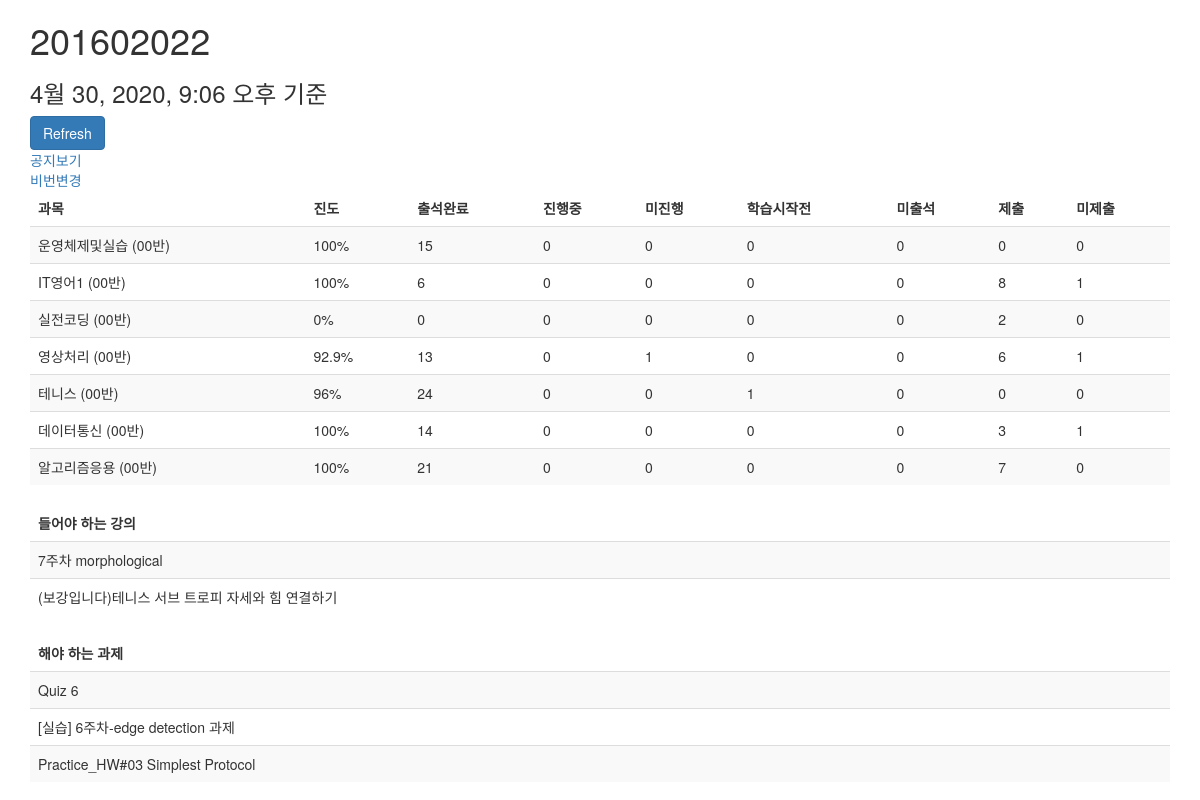
Page /elearn/ (signed in) on the committed database.
### login/models.py (models this page shows)
class Profile(models.Model):
	user = models.OneToOneField(User, on_delete=models.CASCADE)
	portal_id = models.CharField(max_length=50)
	portal_pw = models.CharField(max_length=50)
	last_update = models.DateTimeField(default=timezone.now)

### elearn_data/models.py (models this page shows, shortened)
class ElearnData(models.Model):
    userID = models.ForeignKey(Profile, on_delete=models.CASCADE)
    title = models.TextField()
    percentage = models.TextField()
    video0 = models.IntegerField()
    video1 = models.IntegerField()
    video2 = models.IntegerField()
    video3 = models.IntegerField()
    video4 = models.IntegerField()
    report0 = models.IntegerField()
    report1 = models.IntegerField()
    videos2watch = models.TextField(default="")
    reports2do = models.TextField(default="")

### cse_notice/views.py (the view)
# urls.py: path('elearn/', notices.elearn, name='elearn'),
def elearn(request):
	profile = Profile.objects.get(user=request.user)
	context = ec.get_context(profile)
	if request.method == "POST":
		context = ec.fetch_and_save(profile)
	return render(request, 'notice/elearn.html', context)

### elearn_crawler.py (called while the page is built)
def get_context(profile):
    elearns = ElearnData.objects.filter(userID=profile)
    videos2watch = []
    reports2do = []
    for data in elearns:
        videos = json.loads(data.videos2watch)
        for video in videos:
            videos2watch.append(video)
        reports = json.loads(data.reports2do)
        for report in reports:
            reports2do.append(report)
    context = {
        'profile': profile,
        'classes': elearns,
        'videos': videos2watch,
        'reports': reports2do,
    }
    return context

### templates/notice/elearn.html (shortened to what this page needs)
<!DOCTYPE html>
<html lang="en">
<head>
  <link rel="stylesheet" href="http://maxcdn.bootstrapcdn.com/bootstrap/3.3.6/css/bootstrap.min.css">
</head>
<body>
<div class="container">
    <h1>{{profile.portal_id}}</h1>
    <h3>{{profile.last_update}} 기준</h3>
    <form method="POST" action="{% url 'elearn'%}">
        <input type="submit" class="btn btn-primary" value="Refresh">
        <div>
			<a href="{% url 'notice' %}" class="txt1">
				공지보기
			</a>
        </div>
        <div>
			<a href="{% url 'setting' %}" class="txt1">
				비번변경
			</a>
        </div>
    </form>
    <table class="table table-striped">
        <thead>
            <tr>
                <td><B>과목</B></td>
                <td><B>진도</B></td>
                <td><B>출석완료</B></td>
                <td><B>진행중</B></td>
                <td><B>미진행</B></td>
                <td><B>학습시작전</B></td>
                <td><B>미출석</B></td>
                <td><B>제출</B></td>
                <td><B>미제출</B></td>
            </tr>
        </thead>
        <tbody>
            {% for class in classes %}
            <tr>
                <td>{{class.title}}</td>
                <td>{{class.percentage}}</td>
                <td>{{class.video0}}</td>
                <td>{{class.video1}}</td>
                <td>{{class.video2}}</td>
                <td>{{class.video3}}</td>
                <td>{{class.video4}}</td>
                <td>{{class.report0}}</td>
                <td>{{class.report1}}</td>
            </tr>
            {% endfor %}
        </tbody>
    </table>
    <table class="table table-striped">
        <thead>
            <tr>
                <td><B>들어야 하는 강의</B></td>
            </tr>
        </thead>
        <tbody>
            {% for video in videos %}
            <tr>
                <td>{{video}}</td>
            </tr>
            {% endfor %}
        </tbody>
    </table>
    <table class="table table-striped">
        <thead>
            <tr>
                <td><B>해야 하는 과제</B></td>
            </tr>
        </thead>
        <tbody>
            {% for report in reports %}
            <tr>
                <td>{{report}}</td>
            </tr>
            {% endfor %}
        </tbody>
    </table>
</body>

### rows in the picture
Profile: portal_id "201602022", last_update "4월 30, 2020, 9:06 오후"
ElearnData: title "운영체제및실습 (00반)", percentage "100%", video0 "15", video1 "0", video2 "0", video3 "0", video4 "0", report0 "0", report1 "0"
ElearnData: title "IT영어1 (00반)", percentage "100%", video0 "6", video1 "0", video2 "0", video3 "0", video4 "0", report0 "8", report1 "1"
ElearnData: title "실전코딩 (00반)", percentage "0%", video0 "0", video1 "0", video2 "0", video3 "0", video4 "0", report0 "2", report1 "0"
ElearnData: title "영상처리 (00반)", percentage "92.9%", video0 "13", video1 "0", video2 "1", video3 "0", video4 "0", report0 "6", report1 "1"
ElearnData: title "테니스 (00반)", percentage "96%", video0 "24", video1 "0", video2 "0", video3 "1", video4 "0", report0 "0", report1 "0"
ElearnData: title "데이터통신 (00반)", percentage "100%", video0 "14", video1 "0", video2 "0", video3 "0", video4 "0", report0 "3", report1 "1"
ElearnData: title "알고리즘응용 (00반)", percentage "100%", video0 "21", video1 "0", video2 "0", video3 "0", video4 "0", report0 "7", report1 "0"

### other values in the picture
{{ video }} "7주차 morphological" "(보강입니다)테니스 서브 트로피 자세와 힘 연결하기"
{{ report }} "Quiz 6" "[실습] 6주차-edge detection 과제" "Practice_HW#03 Simplest Protocol"
